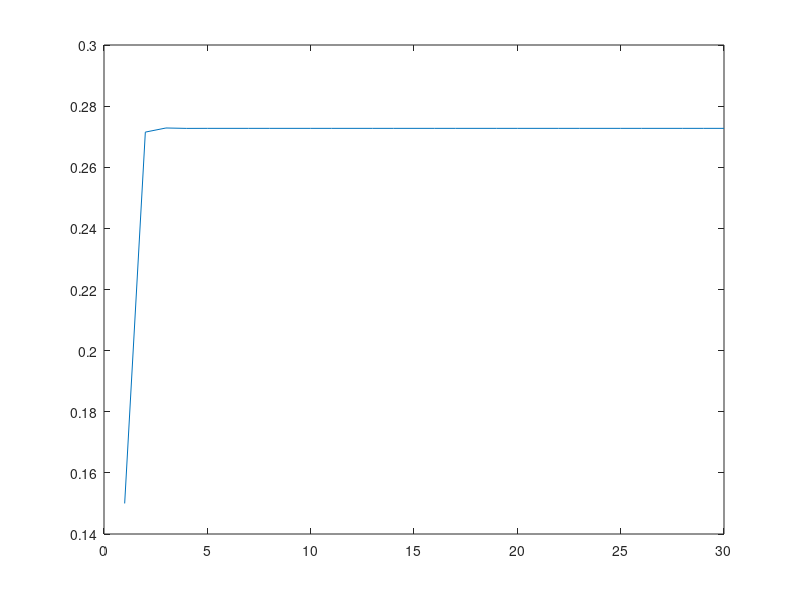

This chart was generated by the following MATLAB code:
T = [0.2 0.8;
    0.3 0.7];
Taux = [0.7 0.8;
    0.3 0.2];
%0 = nao foi a aula
%1 = foi a aula

T2 = T^2
Taux2 = Taux^2; 
%a)
% Qual a probabilidade de P2 = 2, dado P = 1
display(T2(2,2))
display(Taux2(1,1));

%b)
display(T2(1,2))
display(Taux2(1,2));

%c)
T30 = T^30;
display(T30(1,1));
Taux30 = Taux^30;
display(Taux30(2,2));

%d)
estado = [0.15 0.85];
probs =zeros(1,30);
probs(1) = 0.15;
trans = T;
for i = 2:length(probs)
    trans = trans*T;
    estadoN = estado*trans;
    probs(i) = estadoN(1);
end
plot(1:30, probs);
%d ALT)
estado2 = [0.85, 0.15]';
prob2= zeros(1,30);
prob2(1) = 0.15;
transAux = Taux;
for i = 2:length(prob2)
    transAux =  transAux* Taux;
    estado2N = transAux * estado2;
    prob2(i) = estado2N(2);
end